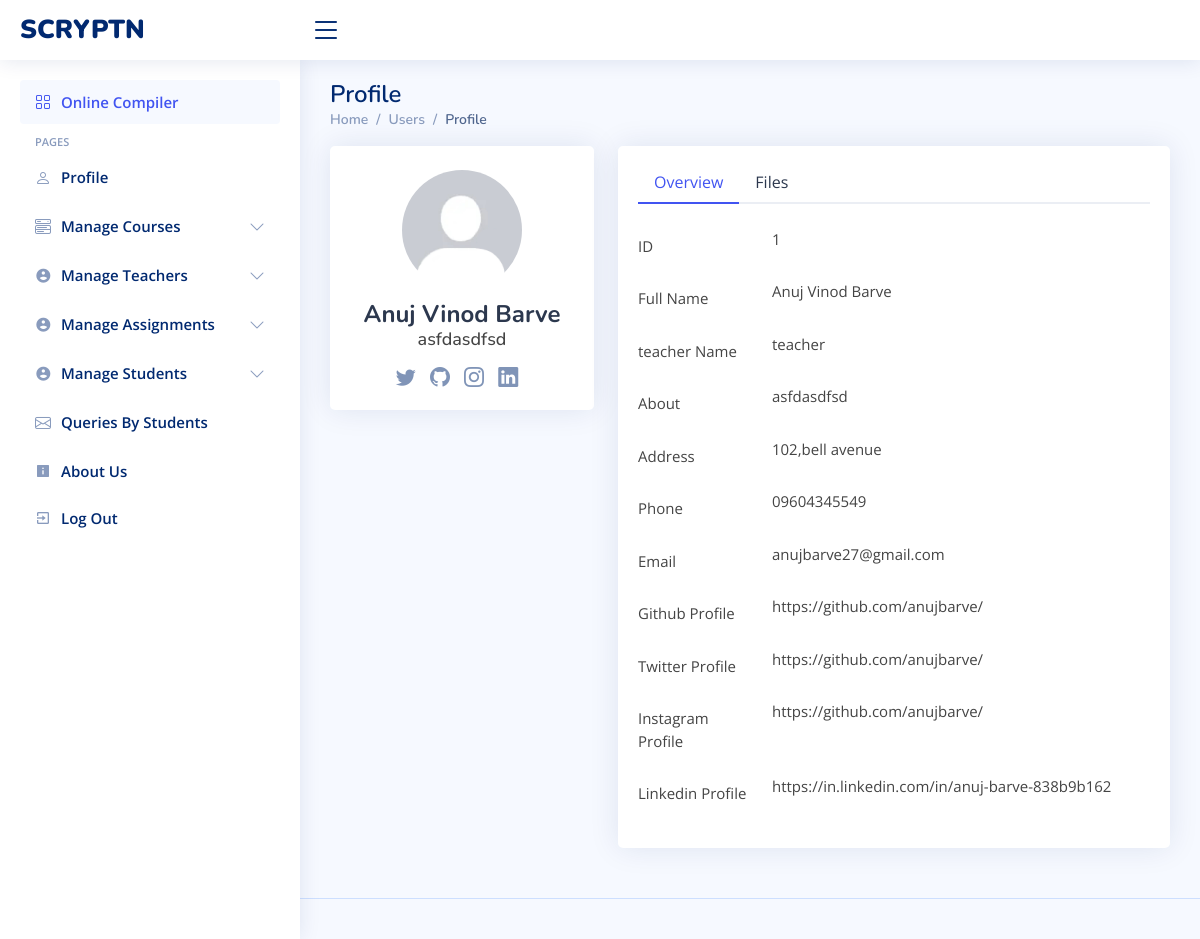
Before: /admin/view_teacher.php?id=1 (signed in) with the older database file.
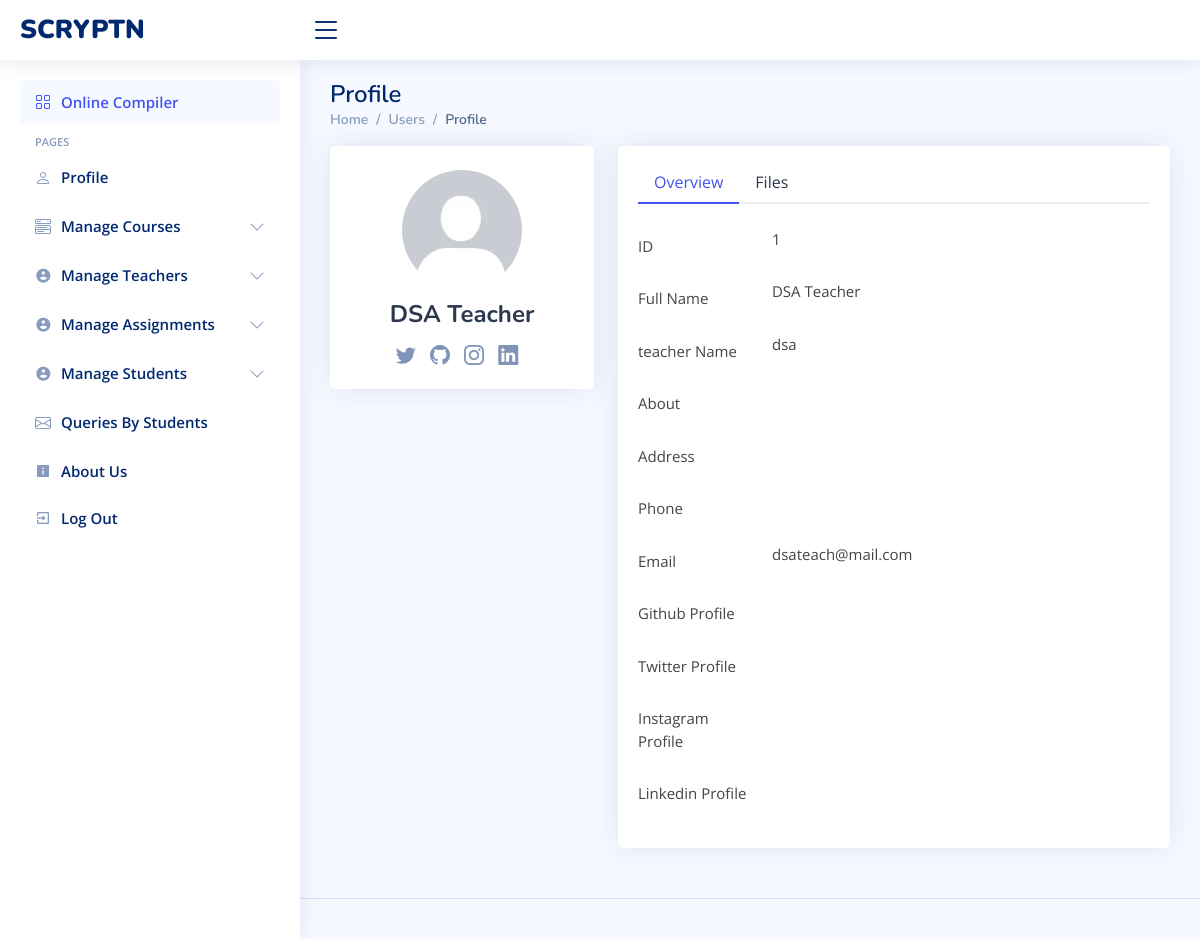
After: the same page with the newer database file.
### tables this page shows
CREATE TABLE `teachers` (
  `teacherID` int(11) NOT NULL,
  `teacherName` varchar(128) NOT NULL,
  `teacherEmail` varchar(128) NOT NULL,
  `teacherAddr` varchar(255) DEFAULT NULL,
  `teacherPhone` varchar(255) DEFAULT NULL,
  `teacherUid` varchar(128) NOT NULL,
  `teacherPwd` varchar(128) NOT NULL,
  `teacher_ln` text DEFAULT NULL,
  `teacher_gh` text DEFAULT NULL,
  `teacher_in` varchar(255) DEFAULT NULL,
  `teacher_tw` varchar(255) DEFAULT NULL,
  `teacher_desc` text DEFAULT NULL,
  `teacher_photo` varchar(255) DEFAULT NULL,
  `last_login` bigint(20) DEFAULT NULL,
  `assigned_course` int(11) DEFAULT NULL
);

### admin/view_teacher.php (the view, shortened to what this page needs)
<!DOCTYPE html>
<html lang="en">
<head>
  <link href="../assets/vendor/bootstrap/css/bootstrap.min.css" rel="stylesheet" />
  <link href="../assets/vendor/bootstrap-icons/bootstrap-icons.css" rel="stylesheet" />
  <link href="../assets/vendor/boxicons/css/boxicons.min.css" rel="stylesheet" />
  <link href="../assets/vendor/quill/quill.snow.css" rel="stylesheet" />
  <link href="../assets/vendor/quill/quill.bubble.css" rel="stylesheet" />
  <link href="../assets/vendor/remixicon/remixicon.css" rel="stylesheet" />
  <link href="../assets/vendor/simple-datatables/style.css" rel="stylesheet" />
  <link href="../assets/css/style.css" rel="stylesheet" />
</head>
<body>
  <?php include './includes/header.php'; ?>
  <?php include './includes/sidenav.php'; ?>
  <main id="main" class="main">
    <div class="pagetitle">
      <h1>Profile</h1>
      <nav>
        <ol class="breadcrumb">
          <li class="breadcrumb-item"><a href="index.html">Home</a></li>
          <li class="breadcrumb-item">Users</li>
          <li class="breadcrumb-item active">Profile</li>
        </ol>
      </nav>
    </div>
    <section class="section profile">
      <?php
      $servername = "localhost";
      $username = "root";
      $password = "";
      $databasename = "scr";
      $conn = new mysqli(
        $servername,
        $username,
        $password,
        $databasename
      );
      $id = $_GET["id"];
      $query = "SELECT * FROM `teachers` WHERE teacherID = $id";
      $result = $conn->query($query);
      $data = $result->fetch_assoc();
      ?>
      <div class="row">
      <div class="col-xl-4">
          <div class="card">
            <div class="card-body profile-card pt-4 d-flex flex-column align-items-center">
              <img src="../inc/user-data/profile-photos/<?php if($data["teacher_photo"]){echo $data["teacher_photo"];}else{echo "default.jpg";};?>" alt="Profile" class="rounded-circle" />
              <h2><?php echo $data["teacherName"]; ?></h2>
              <h3><?php echo $data["teacher_desc"]; ?></h3>
              <div class="social-links mt-2">
                <a href="<?php echo $data["teacher_tw"]; ?>" class="twitter"><i class="bi bi-twitter"></i></a>
                <a href="<?php echo $data["teacher_gh"]; ?>" class="github"><i class="bi bi-github"></i></a>
                <a href="<?php echo $data["teacher_in"]; ?>" class="instagram"><i class="bi bi-instagram"></i></a>
                <a href="<?php echo $data["teacher_ln"]; ?>" class="linkedin"><i class="bi bi-linkedin"></i></a>
              </div>
            </div>
          </div>
        </div>
        <div class="col-xl-8">
          <div class="card">
            <div class="card-body pt-3">
              <ul class="nav nav-tabs nav-tabs-bordered">
                <li class="nav-item">
                  <button class="nav-link active" data-bs-toggle="tab" data-bs-target="#profile-overview">
                    Overview
                  </button>
                </li>
                <li class="nav-item">
                  <button class="nav-link" data-bs-toggle="tab" data-bs-target="#user-files">
                    Files
                  </button>
                </li>
              </ul>
              <div class="tab-content pt-2">
                <div class="tab-pane fade show profile-overview active pt-3" id="profile-overview">
                    <div class="row mb-3">
                      <label for="fullName" class="col-md-4 col-lg-3 col-form-label">ID</label>
                      <div class="col-md-8 col-lg-9">
                        <?php echo $id?>
                      </div>
                    </div>
                    <div class="row mb-3">
                      <label for="fullName" class="col-md-4 col-lg-3 col-form-label">Full Name</label>
                      <div class="col-md-8 col-lg-9">
                       <?php echo $data["teacherName"];?>
                      </div>
                    </div>
                    <div class="row mb-3">
                      <label for="fullName" class="col-md-4 col-lg-3 col-form-label">teacher Name</label>
                      <div class="col-md-8 col-lg-9">
                        <?php echo $data["teacherUid"];?>
                      </div>
                    </div>
                    <div class="row mb-3">
                      <label for="about" class="col-md-4 col-lg-3 col-form-label">About</label>
                      <div class="col-md-8 col-lg-9">
                        <?php echo $data["teacher_desc"];?>
                      </div>
                    </div>
                    <div class="row mb-3">
                      <label for="Address" class="col-md-4 col-lg-3 col-form-label">Address</label>
                      <div class="col-md-8 col-lg-9">
                        <?php echo $data["teacherAddr"];?>
                      </div>
                    </div>
                    <div class="row mb-3">
                      <label for="Phone" class="col-md-4 col-lg-3 col-form-label">Phone</label>
                      <div class="col-md-8 col-lg-9">
                        <?php echo $data["teacherPhone"];?>
                      </div>
                    </div>
                    <div class="row mb-3">
                      <label for="Email" class="col-md-4 col-lg-3 col-form-label">Email</label>
                      <div class="col-md-8 col-lg-9">
                        <?php echo $data["teacherEmail"];?>
                      </div>
                    </div>
                    <div class="row mb-3">
                      <label for="Twitter" class="col-md-4 col-lg-3 col-form-label">Github Profile</label>
                      <div class="col-md-8 col-lg-9">
                        <?php echo $data["teacher_gh"];?>
                      </div>
                    </div>
                    <div class="row mb-3">
                      <label for="Facebook" class="col-md-4 col-lg-3 col-form-label">Twitter Profile</label>
                      <div class="col-md-8 col-lg-9">
                        <?php echo $data["teacher_tw"];?>
                      </div>
                    </div>
                    <div class="row mb-3">
                      <label for="Instagram" class="col-md-4 col-lg-3 col-form-label">Instagram Profile</label>
                      <div class="col-md-8 col-lg-9">
                        <?php echo $data["teacher_in"];?>
                      </div>
                    </div>
                    <div class="row mb-3">
                      <label for="Linkedin" class="col-md-4 col-lg-3 col-form-label">Linkedin Profile</label>
                      <div class="col-md-8 col-lg-9">
                        <?php echo $data["teacher_ln"];?>
                      </div>
                    </div>
                </div>
              </div>
            </div>
          </div>
        </div>
      </div>
    </section>
  </main>
  <footer id="footer" class="footer">
  </footer>
</body>
</html>

### admin/includes/header.php
<header id="header" class="header fixed-top d-flex align-items-center">
    <div class="d-flex align-items-center justify-content-between">
      <a href="index.html" class="logo d-flex align-items-center">
        <span class="d-none d-lg-block"><b>  SCRYPTN</b></span>
      </a>
      <i class="bi bi-list toggle-sidebar-btn"></i>
    </div>
  </header>

### admin/includes/sidenav.php (shortened to what this page needs)
<aside id="sidebar" class="sidebar">
    <ul class="sidebar-nav" id="sidebar-nav">
      <li class="nav-item">
        <a class="nav-link " href="index.php">
          <i class="bi bi-grid"></i>
          <span>Online Compiler</span>
        </a>
      </li>
      <li class="nav-heading">Pages</li>
      <li class="nav-item">
        <a class="nav-link collapsed" href="profile.php">
          <i class="bi bi-person"></i>
          <span>Profile</span>
        </a>
      </li>
      <li class="nav-item">
        <a class="nav-link collapsed" data-bs-target="#courses-nav" data-bs-toggle="collapse" href="#">
          <i class="bi bi-menu-button-wide"></i><span>Manage Courses</span><i class="bi bi-chevron-down ms-auto"></i>
        </a>
      </li>
      <li class="nav-item">
        <a class="nav-link collapsed" data-bs-target="#teachers-nav" data-bs-toggle="collapse" href="#">
          <i class="ri-account-circle-fill"></i><span>Manage Teachers</span><i class="bi bi-chevron-down ms-auto"></i>
        </a>
      </li>
      <li class="nav-item">
        <a class="nav-link collapsed" data-bs-target="#assignments-nav" data-bs-toggle="collapse" href="#">
          <i class="ri-account-circle-fill"></i><span>Manage Assignments</span><i class="bi bi-chevron-down ms-auto"></i>
        </a>
      </li>
      <li class="nav-item">
        <a class="nav-link collapsed" data-bs-target="#students-nav" data-bs-toggle="collapse" href="#">
          <i class="ri-account-circle-fill"></i><span>Manage Students</span><i class="bi bi-chevron-down ms-auto"></i>
        </a>
      </li>
      <li class="nav-item">
        <a class="nav-link collapsed" href="queries.php">
          <i class="bi bi-envelope"></i>
          <span>Queries By Students</span>
        </a>
      </li>
      <li class="nav-item">
        <a class="nav-link collapsed" href="../index.php#about">
          <i class="bx bxs-info-square"></i>
          <span>About Us</span>
        </a>
      </li>
      <li class="nav-item">
        <a class="nav-link collapsed" href="../inc/logout.php">
          <i class="bx bx-exit"></i>
          <span>Log Out</span>
        </a>
      </li>
    </ul>
  </aside>

### assets/css/style.css (style rules this page uses)
:root { scroll-behavior: smooth; }
body { font-family: "Open Sans", sans-serif; background: #f6f9ff; color: #444444; }
a { color: #4154f1; text-decoration: none; }
h1, h2, h3, h4, h5, h6 { font-family: "Nunito", sans-serif; }
#main { margin-top: 60px; padding: 20px 30px; transition: all 0.3s; }
.pagetitle { margin-bottom: 10px; }
.pagetitle h1 { font-size: 24px; margin-bottom: 0; font-weight: 600; color: #012970; }
.card { margin-bottom: 30px; border: none; border-radius: 5px; box-shadow: 0px 0 30px rgba(1, 41, 112, 0.1); }
.card-body { padding: 0 20px 20px 20px; }
.breadcrumb { font-size: 14px; font-family: "Nunito", sans-serif; color: #899bbd; font-weight: 600; }
.breadcrumb a { color: #899bbd; transition: 0.3s; }
.breadcrumb .breadcrumb-item::before { color: #899bbd; }
.breadcrumb .active { color: #51678f; font-weight: 600; }
.nav-tabs-bordered { border-bottom: 2px solid #ebeef4; }
.nav-tabs-bordered .nav-link { margin-bottom: -2px; border: none; color: #2c384e; }
.nav-tabs-bordered .nav-link.active { background-color: #fff; color: #4154f1; border-bottom: 2px solid #4154f1; }
.logo { line-height: 1; }
@media (min-width: 1200px) { .logo { width: 280px; } }
.logo span { font-size: 26px; font-weight: 700; color: #012970; font-family: "Nunito", sans-serif; }
.header { transition: all 0.5s; z-index: 997; height: 60px; box-shadow: 0px 2px 20px rgba(1, 41, 112, 0.1); background-color: #fff; padding-left: 20px; }
.header .toggle-sidebar-btn { font-size: 32px; padding-left: 10px; cursor: pointer; color: #012970; }
.sidebar { position: fixed; top: 60px; left: 0; bottom: 0; width: 300px; z-index: 996; transition: all 0.3s; padding: 20px; overflow-y: auto; scrollbar-width: thin; scrollbar-color: #aab7cf transparent; box-shadow: 0px 0px 20px rgba(1, 41, 112, 0.1); background-color: #fff; }
@media (min-width: 1200px) { #main, #footer { margin-left: 300px; } }
.sidebar-nav { padding: 0; margin: 0; list-style: none; }
.sidebar-nav li { padding: 0; margin: 0; list-style: none; }
.sidebar-nav .nav-item { margin-bottom: 5px; }
.sidebar-nav .nav-heading { font-size: 11px; text-transform: uppercase; color: #899bbd; font-weight: 600; margin: 10px 0 5px 15px; }
.sidebar-nav .nav-link { display: flex; align-items: center; font-size: 15px; font-weight: 600; color: #4154f1; transition: 0.3; background: #f6f9ff; padding: 10px 15px; border-radius: 4px; }
.sidebar-nav .nav-link i { font-size: 16px; margin-right: 10px; color: #4154f1; }
.sidebar-nav .nav-link.collapsed { color: #012970; background: #fff; }
.sidebar-nav .nav-link.collapsed i { color: #899bbd; }
.sidebar-nav .nav-link .bi-chevron-down { margin-right: 0; transition: transform 0.2s ease-in-out; }
.profile .profile-card img { max-width: 120px; }
.profile .profile-card h2 { font-size: 24px; font-weight: 700; color: #2c384e; margin: 10px 0 0 0; }
.profile .profile-card .social-links a { font-size: 20px; display: inline-block; color: rgba(1, 41, 112, 0.5); line-height: 0; margin-right: 10px; transition: 0.3s; }
.profile .profile-overview .row { margin-bottom: 20px; font-size: 15px; }
.footer { padding: 20px 0; font-size: 14px; transition: all 0.3s; border-top: 1px solid #cddfff; }
.profile .profile-card h3 { font-size: 18px; }

Changed rows visible on the page:
changed teachers: teacherName "Anuj Vinod Barve" → "DSA Teacher"; teacherUid "teacher" → "dsa"; teacherEmail "anujbarve27@gmail.com" → "dsateach@mail.com"; teacher_desc "asfdasdfsd" → (not shown); teacherAddr "102,bell avenue" → (not shown); teacherPhone "09604345549" → (not shown); teacher_gh "https://github.com/anujbarve/" → (not shown); teacher_tw "https://github.com/anujbarve/" → (not shown); teacher_in "https://github.com/anujbarve/" → (not shown); teacher_ln "https://in.linkedin.com/in/anuj-barve-838b9b162" → (not shown)
